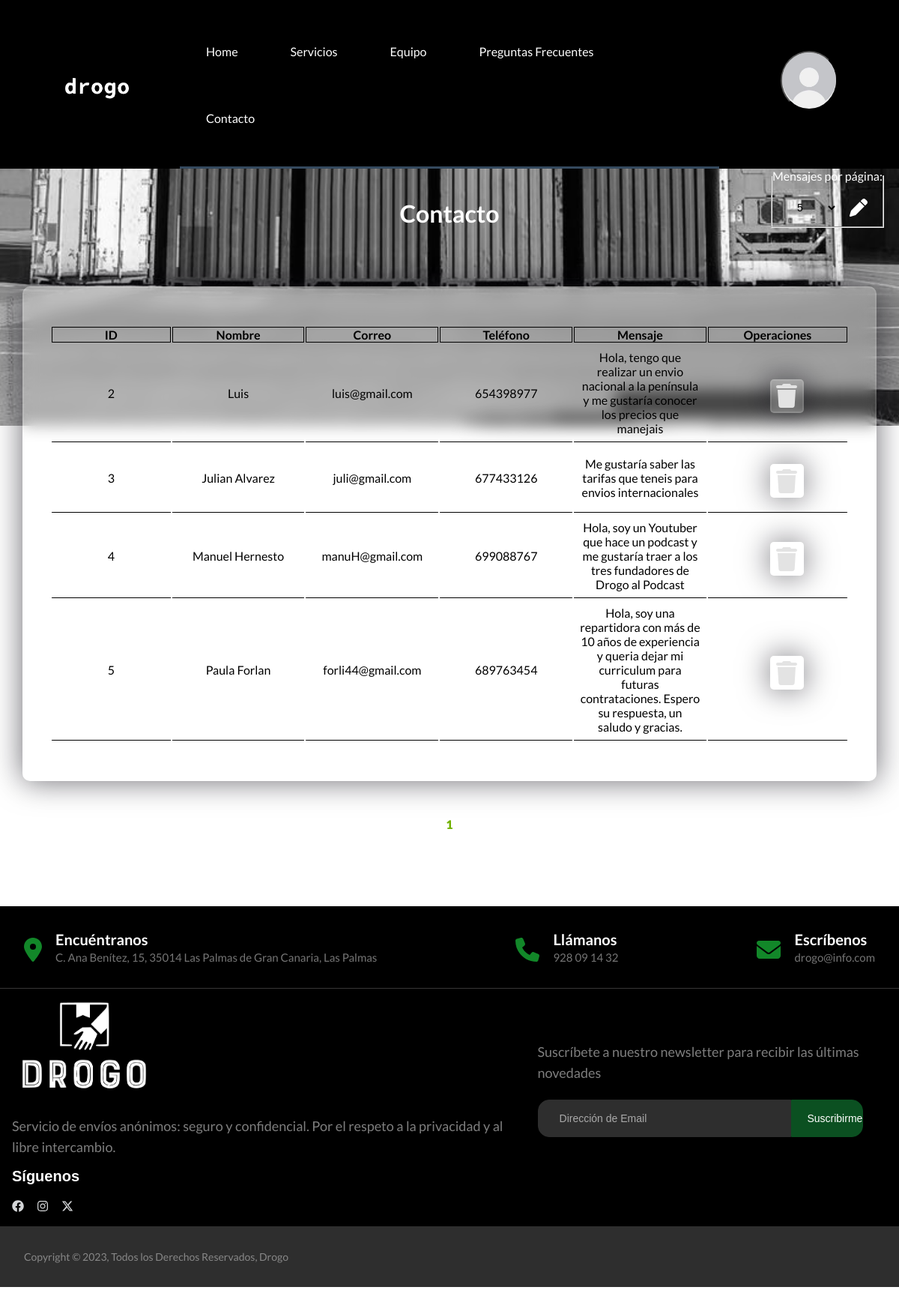
The app's page /Admin/contacto.php (signed in) with its own data.
### tables this page shows
CREATE TABLE `contacto` (
  `id` int(11) NOT NULL,
  `nombre` varchar(255) NOT NULL,
  `email` varchar(255) NOT NULL,
  `telefono` int(9) NOT NULL,
  `mensaje` varchar(255) DEFAULT NULL
);

### includes/funciones.php (called while the page is built, shortened)
<?php
    function incluirTemplate($nombre, $inicio=false){
        include TEMPLATES_URL."\\${nombre}.php";
    }
?>

### Admin/contacto.php (the view, shortened to what this page needs)
<?php
    require '../includes/funciones.php';
    incluirTemplate('header');
    $db=mysqli_connect('localhost', 'root', '', 'drogoDB');
    $consultaCont="SELECT count(*) as contador FROM contacto;";
    $datosCont=mysqli_query($db,$consultaCont);
    $data=mysqli_fetch_assoc($datosCont);
    $cantPropiedades=$data['contador'];
    $ppp = 5;
    $pagina = 1;
    if($cantPropiedades==0){
        $totalPaginas=1;
        $offset=0;
        $limit=10;
        $cant="No hay mensajes de contacto.";
    } else{
        $totalPaginas=ceil($cantPropiedades/$ppp);
        $offset=($pagina-1)*$ppp;
        $limit= $ppp;
    }
    $query="SELECT * from contacto limit $limit offset $offset;";
    $datos=mysqli_query($db, $query);
?>
<link rel="stylesheet" href="/css/mensaje.css">
<link rel="stylesheet" href="/css/styles.css">
<main>
<h1 class="abajo">Contacto</h1>
<div class="centrado">
        <form class="paginado">
            <fieldset>
                <legend style="color: white;">Mensajes por página: </legend>
                <div class="cen">
                    <select name="producto">
                        <option <?php echo $ppp==5?'selected':''; ?> value=5>5</option>
                    </select>
                    <input type="submit" value=" " class="">
                </div>
            </fieldset>
        </form>
    </div>
<main>
    <table class="tabla">
        <thead>
            <tr>
                <th>ID</th>
                <th>Nombre</th>
                <th>Correo</th>
                <th>Teléfono</th>
                <th>Mensaje</th>
                <th>Operaciones</th>
            </tr>
        </thead>
        <tbody>
        <?php while ($fila=mysqli_fetch_assoc($datos)){ ?>
            <tr>
                <td><?php echo $fila['id']; ?></td>
                <td><?php echo $fila['nombre']; ?></td>
                <td><?php echo $fila['email']; ?></td>
                <td><?php echo $fila['telefono']; ?></td>
                <td><?php echo $fila['mensaje']; ?></td>
                <td class="centrar">
                    <form action="<?php $_SERVER[ 'PHP_SELF' ]; ?>" method="post" onsubmit="return confirmEliminado()" class="formEliminado">
                        <input class="bTabla" type="submit" value=" ">
                    </form>
                </td>
            </tr>
        <?php } ?>
        </tbody>
    </table>
    <div class="pagComplete">
            <?php if($cantPropiedades!=0){ if($pagina>1){?>
            <a class="pag" href="/Admin/contacto.php?producto=<?php echo $ppp;?>&pagina=<?php echo $pagina-1?>"><</a><?php } ?>
            <?php for($i=0; $i<$totalPaginas; $i++){ ?>
                <a class="pag" href="/Admin/contacto.php?producto=<?php echo $ppp;?>&pagina=<?php echo $i+1;?>" <?php echo $pagina==$i+1?'style="color: #71B100; font-weight: 800;"':'';?>><?php echo $i+1;?></a>
                <?php }
                if($pagina<$totalPaginas){
                    ?>
            <a class="pag" href="/Admin/contacto.php?producto=<?php echo $ppp;?>&pagina=<?php echo $pagina+1?>">></a>
                    <?php } } ?>
        </div>
</main>
<?php
    incluirTemplate('footer');
?>

### includes/templates/header.php (shortened to what this page needs)
<?php
    $auth=$_SESSION['login'] ?? false;
?>
<!DOCTYPE html>
<html lang="en">
<head>
    <link rel="stylesheet" href="/css/styles.css">
</head>
<body>
    <div id="header">
        <div class="logo">
            <a href="index.php">
                <img src="/assets/logoimg/minuscula.png" alt="drogo logo" class="brand__img">
            </a>
          </div>
          <section class="nave">
            <nav id="navigation">
              <ul>
                <li>
                  <a href="/index.php" class="link_nav">Home</a>
                  <a href="/servicios.php" class="link_nav">Servicios</a>
                  <a href="/equipo.php" class="link_nav">Equipo</a>
                  <a href="/preguntas-frecuentes.php" class="link_nav">Preguntas Frecuentes</a>
                  <a href="/form-contacto.php" class="link_nav">Contacto</a>
                </li>
              </ul>
            </nav>
            </section>
            <nav class="desplegable">
              <?php
                if($auth){
                  if ($_SESSION['tipo']=='Administrador'){?>
                  <div class="desplegable">
                      <button class="boton" id="btn"><img src="/assets/images/imagenPerfil.jpg" alt=""></button>
                    </div>
                <?php
                } }?>
            </nav>
              </div>

### includes/templates/footer.php (shortened to what this page needs)
<footer class="footer-section">
        <div class="container">
            <div class="footer-cta">
                <div class="row">
                        <div class="single-cta">
                            <img src="/assets/icons/location.svg" alt="" class="cta-icon">
                            <div class="cta-text">
                                <h4>Encuéntranos</h4>
                                <span>C. Ana Benítez, 15, 35014 Las Palmas de Gran Canaria, Las Palmas</span>
                            </div>
                        </div>
                        <div class="single-cta">
                            <img src="/assets/icons/phone.svg" alt="" class="cta-icon">
                            <div class="cta-text">
                                <h4>Llámanos</h4>
                                <span>928 09 14 32</span>
                            </div>
                        </div>
                        <div class="single-cta">
                            <img src="/assets/icons/mail.svg" alt="" class="cta-icon">
                            <div class="cta-text">
                                <h4>Escríbenos</h4>
                                <span>drogo@info.com</span>
                            </div>
                        </div>
                </div>
            </div>
            <div class="footer-content">
                <div class=" row footer-content-row">
                        <div class="footer-widget">
                            <div class="footer-logo">
                                <a href="index.php"><img src="/assets/logoimg/banner-msg.png" class="" alt="logo"></a>
                            </div>
                            <div class="footer-text">
                                <p>Servicio de envíos anónimos: seguro y confidencial. Por el respeto a la privacidad y al libre intercambio. </p>
                            </div>
                            <div class="footer-social-icon">
                                <span>Síguenos</span>
                                <a href="#"><img src="./assets/icons/redes/fb.svg" alt=""></a>
                                <a href="#"><img src="./assets/icons/redes/ig.svg" alt=""></a>
                                <a href="#"><img src="./assets/icons/redes/x.svg" alt=""></a>
                            </div>
                    </div>
                    <div class="subscription">
                        <h3>Subscribe</h3>
                        <div class="footer-text mb-25">
                            <p>Suscríbete a nuestro newsletter para recibir las últimas novedades</p>
                        </div>
                        <div class="subscribe-form">
                            <form method="POST" action="<?php $_SERVER[ 'PHP_SELF' ]; ?>" enctype="multipart/form-data">
                                <div class="news">
                                    <input type="text" placeholder="Dirección de Email" class="text" name="email" value="">
                                    <input type="submit" class="botonSus" value="Suscribirme" name="Suscribirse">
                                </div>
                            </form>
                        </div>
                    </div>
                </div>
            </div>
        </div>
        <div class="copyright-area">
            <p class="copyright-text">Copyright &copy; 2023, Todos los Derechos Reservados, Drogo</p>
        </div>
    </footer>
    </body>
</html>

### css/mensaje.css (style rules this page uses)
:root { --bg-green: #06C36F; --brand: #0B5021; --msg: #17893E; --dark-gray: hsl(0, 0%, 63%); --black: hsl(0, 0%, 0%); --white: hsl(0, 0%, 100%); --very-dark-gray: hsl(0, 0%, 27%); }
* { box-sizing: border-box; padding: 0; margin: 0; }
body { background-image: url(../assets/images/imagenContainers.jpg); background-repeat: no-repeat; background-size: 100%; background-position-y: -1000px; font-family: 'Lato', sans-serif; }
main { margin-bottom: 50px; display: flex; flex-direction: column; align-items: center; }
table { margin:3rem auto; background-color: rgba(255,255,255,0.13); border-radius: 10px; backdrop-filter: blur(10px); border: 2px solid rgba(255,255,255,0.1); box-shadow: 0 0 40px rgba(8,7,16,0.6); padding: 50px 35px; }
th { border: 1px solid black; width: 250px; max-height: 250px; text-align: center; }
h1 { margin-top: 40px; text-align: center; color: #fff; }
td { padding: 0.5rem; text-align: center; }
fieldset { display: flex; flex-direction: column; align-items: center; }
input { display: block; height: 50px; width: 100%; background-color: rgba(255,255,255,0.07); border-radius: 3px; padding: 0 10px; margin-top: 8px; font-size: 14px; font-weight: 300; }
::placeholder { color: darkgrey; }
select { width: 100%; height: 50px; border-radius: 3px; background-color: rgba(255,255,255,0.07); padding: 0 10px; margin-top: 8px; font-size: 14px; font-weight: 300; }
option { color:black; }
.bTabla { width: 100%; cursor: pointer; background-color: rgba(255,255,255,0.13); backdrop-filter: blur(10px); border: 2px solid rgba(255,255,255,0.1); box-shadow: 0 0 40px rgba(8,7,16,0.6); color: #fff; font-size: 15px; font-weight: 600; border-radius: 5px; cursor: pointer; margin-left: 5px; text-align: center; }
.formEliminado { max-width: 120px; height: 75px; margin: 0px; display: flex; align-items: center; justify-content: flex-end; }
.formEliminado input { background-image: url("/assets/icons/trash.svg"); background-repeat: no-repeat; height: 3em; width: 3em; background-position: center; }
.tabla { width: 95%; }
.tabla td { max-width: 70px; overflow: hidden; scroll-behavior: smooth; }
.tabla td { border-bottom: 1px solid black; }

### records on screen
contacto: id "2", nombre "Luis", email "luis@gmail.com", telefono "654398977", mensaje "Hola, tengo que realizar un envio nacional a la península y me gustaría conocer los precios que manejais"
contacto: id "3", nombre "Julian Alvarez", email "juli@gmail.com", telefono "677433126", mensaje "Me gustaría saber las tarifas que teneis para envios internacionales"
contacto: id "4", nombre "Manuel Hernesto", email "manuH@gmail.com", telefono "699088767", mensaje "Hola, soy un Youtuber que hace un podcast y me gustaría traer a los tres fundadores de Drogo al Podcast"
contacto: id "5", nombre "Paula Forlan", email "forli44@gmail.com", telefono "689763454", mensaje "Hola, soy una repartidora con más de 10 años de experiencia y queria dejar mi curriculum para futuras contrataciones. Espero su respuesta, un saludo y gracias."
